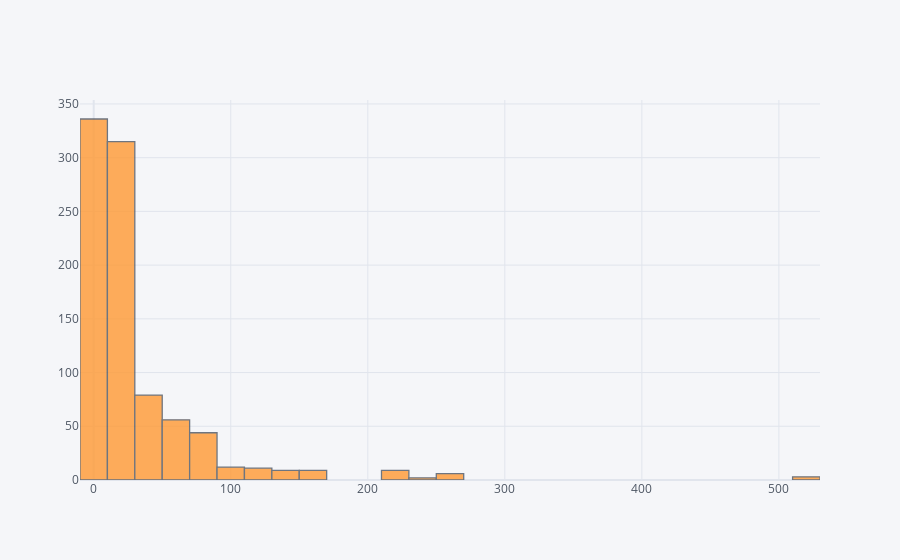

The notebook cell this image was saved under:
### Code cell
data['Fare'].iplot(kind = 'hist', bins = 50)

### Figure 1 — Plotly figure (JSON) as saved in the notebook; plotly's stock layout.template omitted (floating-point values rounded to 4 significant figures; data arrays with more than 128 entries replaced by an {"elided": "..."} marker saying what was removed)
{"data": [{"histfunc": "count", "histnorm": "", "marker": {"color": "rgba(255, 153, 51, 1.0)", "line": {"color": "#4D5663", "width": 1.3}}, "name": "Fare", "nbinsx": 50, "opacity": 0.8, "orientation": "v", "type": "histogram", "x": {"elided": "891 float values"}}], "layout": {"barmode": "overlay", "legend": {"bgcolor": "#F5F6F9", "font": {"color": "#4D5663"}}, "paper_bgcolor": "#F5F6F9", "plot_bgcolor": "#F5F6F9", "title": {"font": {"color": "#4D5663"}}, "xaxis": {"gridcolor": "#E1E5ED", "showgrid": true, "tickfont": {"color": "#4D5663"}, "title": {"font": {"color": "#4D5663"}, "text": ""}, "zerolinecolor": "#E1E5ED"}, "yaxis": {"gridcolor": "#E1E5ED", "showgrid": true, "tickfont": {"color": "#4D5663"}, "title": {"font": {"color": "#4D5663"}, "text": ""}, "zerolinecolor": "#E1E5ED"}}}
